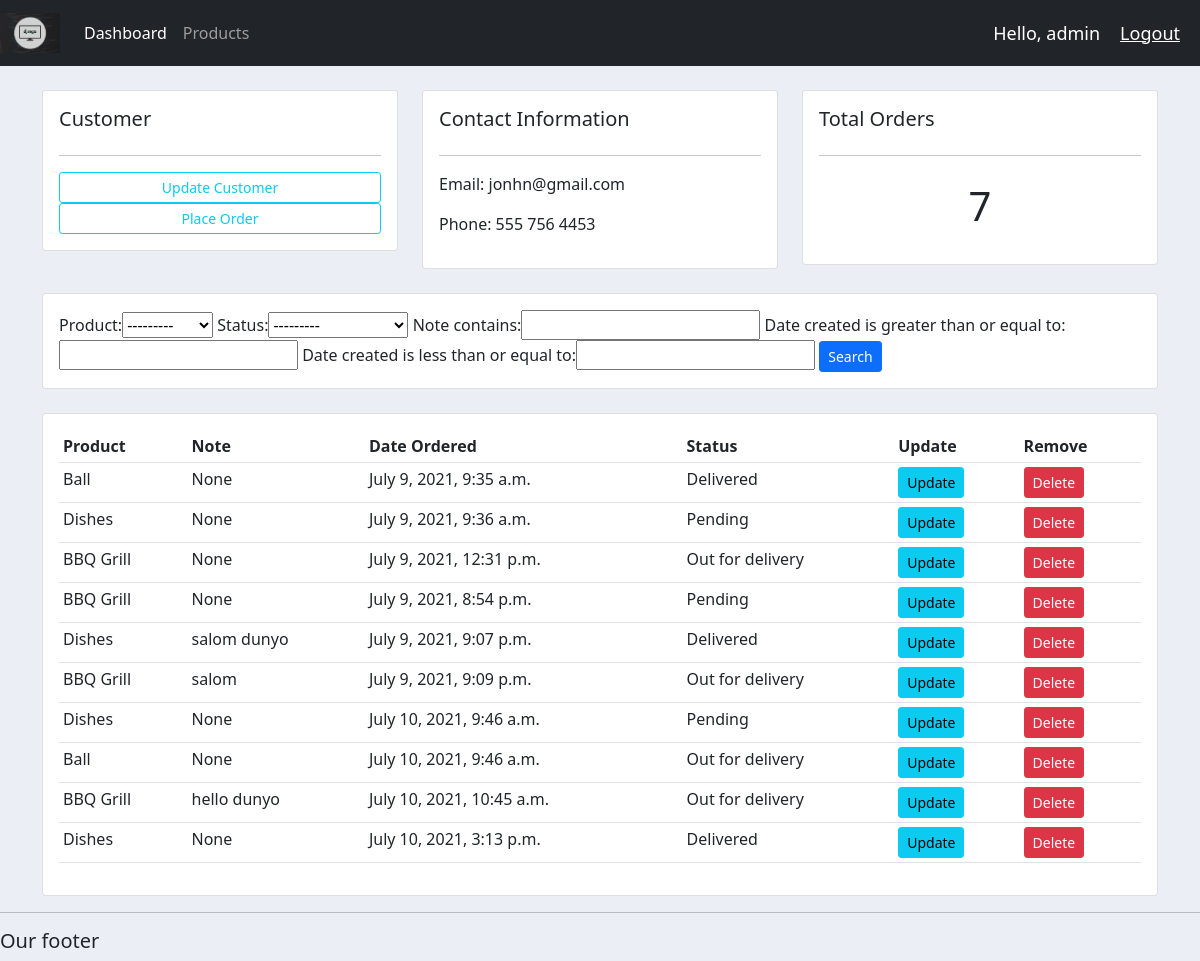
The app's page /customer/1/ (signed in) with its own data.
### accounts/models.py (models this page shows, shortened)
class Customer(models.Model):
	user = models.OneToOneField(User, on_delete=models.CASCADE, null=True, blank=True)
	name = models.CharField(max_length=225, null=True)
	phone = models.CharField(max_length=225, null=True)
	email = models.CharField(max_length=225, null=True)
	profile_pic = models.ImageField(default = "Madeira_Logo.png", null=True, blank=True)
	date_created = models.DateTimeField(auto_now_add = True, null=True)

class Order(models.Model):
	STATUS = (
		('Pending', 'Pending'),
		('Out for delivery', 'Out for delivery'),
		('Delivered', 'Delivered'),
		)
	customer = models.ForeignKey(Customer, on_delete=models.SET_NULL, null=True)
	product = models.ForeignKey(Product, on_delete=models.SET_NULL, null=True)
	date_created = models.DateTimeField(auto_now_add = True, null=True)
	status = models.CharField(max_length=225, null=True, choices=STATUS)
	note = models.CharField(max_length=225, null=True, blank= True)

class Product(models.Model):
	CATEGORY = (
		('Indoor', 'Indoor'),
		('Out Door', 'Out Door'),
		)
	name = models.CharField(max_length=225, null=True)
	price = models.FloatField(null=True)
	category = models.CharField(max_length=225, null=True, choices=CATEGORY)
	description = models.CharField(max_length=225, null=True, blank=True)
	date_created = models.DateTimeField(auto_now_add = True, null=True)
	tags = models.ManyToManyField(Tag)
	def __str__(self):
		return self.name

### accounts/decorators.py (the view)
		def wrapper_func(request, *args, **kwargs):
			group = None
			if request.user.groups.exists():
				group = request.user.groups.all()[0].name
			if group in allowed_roles:
				return view_func(request, *args, **kwargs)
			else:
				return HttpResponse("You're not authorized to view this page")
			return view_func(request, *args, **kwargs)

### accounts/views.py (called while the page is built)
@login_required(login_url='login')
@allowed_users(allowed_roles=['admin'])
def customer(request, pk_test):
	customer = Customer.objects.get(id=pk_test)
	orders = customer.order_set.all()
	order_count = orders.count()
	myFilter = OrderFilter(request.GET)
	orders = myFilter.qs
	context = {
				'customer': customer,
				'orders': orders,
				'order_count': order_count,
				'myFilter': myFilter,
				}
	return render(request, 'accounts/customer.html', context)

### accounts/templates/accounts/customer.html
{%  extends 'accounts/main.html' %}
{% load i18n %}
{% block content %}
	<br>
<div class="row">
	<div class="col-md">
		<div class="card card-body">
			<h5>{% trans 'Customer' %}</h5>
			<hr>
			<a class="btn btn-outline-info  btn-sm btn-block" href="">{% trans 'Update Customer' %}</a>
			<a class="btn btn-outline-info  btn-sm btn-block" href="{% url 'create_order' customer.id %}">{% trans 'Place Order' %}</a>
		</div>
	</div>
	<div class="col-md">
		<div class="card card-body">
			<h5>{% trans 'Contact Information' %}</h5>
			<hr>
			<p>Email: {{ customer.email }}</p>
			<p>Phone: {{ customer.phone }}</p>
		</div>
	</div>
	<div class="col-md">
		<div class="card card-body">
			<h5>{% trans 'Total Orders' %}</h5>
			<hr>
			<h1 style="text-align: center;padding: 10px">{{ order_count }}</h1>
		</div>
	</div>
</div>
<br>
<div class="row">
	<div class="col">
		<div class="card card-body">
			<form method="get">
					{{ myFilter.form }}
		    <button class="btn btn-sm btn-primary" type="submit">{% trans 'Search' %}</button>
		  </form>
		</div>
	</div>
</div>
<br>
<div class="row">
	<div class="col-md">
		<div class="card card-body">
			<table class="table table-sm">
				<tr>
					<th>{% trans 'Product' %}</th>
					<th>{% trans 'Note' %}</th>
					<th>{% trans 'Date Ordered' %}</th>
					<th>{% trans 'Status' %}</th>
					<th>{% trans 'Update' %}</th>
					<th>{% trans 'Remove' %}</th>
				</tr>
				{% for order in orders %}
					<tr>
						<td>{{ order.product }}</td>
						<td>{{ order.note }}</td>
						<td>{{ order.date_created }}</td>
						<td>{{ order.status }}</td>
						<td>
							<a href="{% url 'update_order' order.id %}" class="btn btn-info btn-sm">{% trans 'Update' %}</a>
						</td>
						<td>
							<a href="{% url 'delete_order' order.id %}" class="btn btn-danger btn-sm">{% trans 'Delete' %}</a>
						</td>
					</tr>
				{% endfor %}
			</table>
		</div>
	</div>
</div>
{% endblock %}

### accounts/templates/accounts/navbar.html (shortened to what this page needs)
{% load i18n %}
{% load static %}
<nav class="navbar navbar-expand-lg navbar-dark bg-dark">
    <a class="navbar-brand" href="{% url 'home' %}"><img src="{% static 'images/Django-1.png' %}" class="image-logo" height ="40px"></a>
    <div class="collapse navbar-collapse" id="navbarNav">
      <ul class="navbar-nav">
        {% if request.user.is_staff %}
        <li class="nav-item">
          <a class="nav-link active" aria-current="page" href="{% url 'home' %}">Dashboard</a>
        </li>
        <li class="nav-item">
          <a class="nav-link" href="{% url 'products' %}">Products</a>
        </li>
        {% else %}
        <li class="nav-item">
          <a class="nav-link" href="{% url 'account' %}">Settings</a>
        </li>
        {% endif %}
      </ul>
    </div>
<span class="hello-msg">Hello, {{ request.user }}</span>
<span><a class="hello-msg" href="{% url 'logout' %}">Logout</a></span>
</nav>

### static/css/main.css (style rules this page uses)
body { background-color: #ebeff5; }

### accounts/templates/accounts/navbar.html (style rules this page uses)
.hello-msg { font-size: 18px; color: #fff; margin-right: 20px; }

### records on screen
Customer: email "jonhn@gmail.com", phone "555 756 4453"
Order: product "Ball", note "None", date_created "July 9, 2021, 9:35 a.m.", status "Delivered"
Order: product "Dishes", note "None", date_created "July 9, 2021, 9:36 a.m.", status "Pending"
Order: product "BBQ Grill", note "None", date_created "July 9, 2021, 12:31 p.m.", status "Out for delivery"
Order: product "BBQ Grill", note "None", date_created "July 9, 2021, 8:54 p.m.", status "Pending"
Order: product "Dishes", note "salom dunyo", date_created "July 9, 2021, 9:07 p.m.", status "Delivered"
Order: product "BBQ Grill", note "salom", date_created "July 9, 2021, 9:09 p.m.", status "Out for delivery"
Order: product "Dishes", note "None", date_created "July 10, 2021, 9:46 a.m.", status "Pending"
Order: product "Ball", note "None", date_created "July 10, 2021, 9:46 a.m.", status "Out for delivery"
Order: product "BBQ Grill", note "hello dunyo", date_created "July 10, 2021, 10:45 a.m.", status "Out for delivery"
Order: product "Dishes", note "None", date_created "July 10, 2021, 3:13 p.m.", status "Delivered"

### other values on screen
{{ request.user }} "admin"
{{ order_count }} "7"
